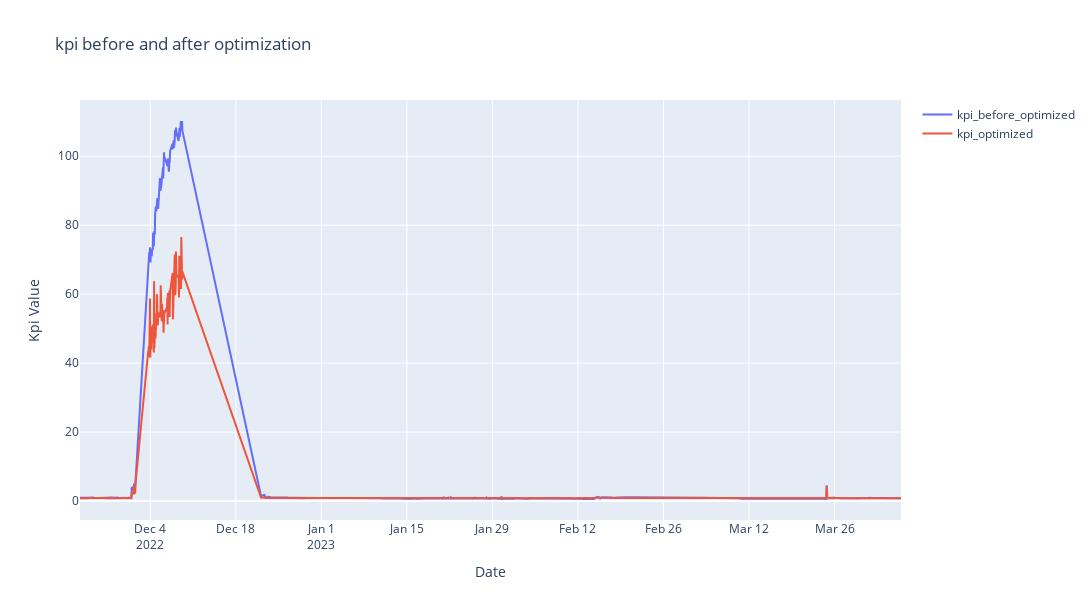

Notebook cell for this chart:
### Code cell
import plotly.graph_objects as go

trace1 = go.Scatter(x=kpi_optimized.index, y=kpi_before_optimized.values, name='kpi_before_optimized')
trace2 = go.Scatter(x=kpi_optimized.index, y=kpi_optimized.values, name='kpi_optimized')

# Create the figure and specify the layout
fig = go.Figure(data=[trace1, trace2])
fig.update_layout(title='kpi before and after optimization',
                xaxis_title='Date',
                yaxis_title='Kpi Value',
                width=1200,
                height=600)

# Display the plot
fig.show()

### Figure 1 — Plotly figure (JSON) as saved in the notebook; plotly's stock layout.template omitted (floating-point values rounded to 4 significant figures; data arrays with more than 128 entries replaced by an {"elided": "..."} marker saying what was removed)
{"data": [{"name": "kpi_before_optimized", "type": "scatter", "x": {"elided": "2604 str values"}, "y": {"elided": "2604 float values"}}, {"name": "kpi_optimized", "type": "scatter", "x": {"elided": "2604 str values"}, "y": {"elided": "2604 float values"}}], "layout": {"height": 600, "title": {"text": "kpi before and after optimization"}, "width": 1200, "xaxis": {"title": {"text": "Date"}}, "yaxis": {"title": {"text": "Kpi Value"}}}}
